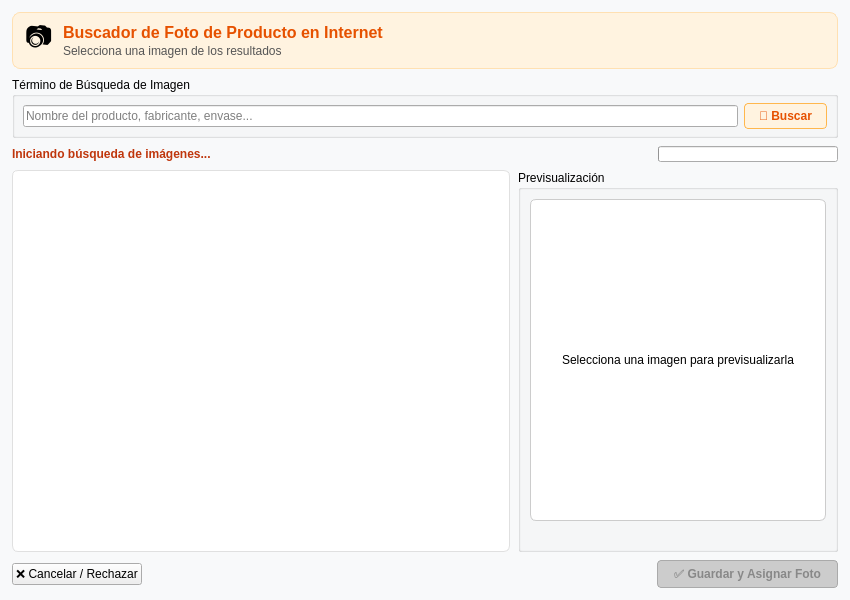
<?xml version="1.0" encoding="UTF-8"?>
<ui version="4.0">
 <class>DialogBuscarFotoInternet</class>
 <widget class="QDialog" name="DialogBuscarFotoInternet">
  <property name="geometry">
   <rect>
    <x>0</x>
    <y>0</y>
    <width>850</width>
    <height>600</height>
   </rect>
  </property>
  <property name="windowTitle">
   <string>Buscar Foto del Producto en Internet</string>
  </property>
  <property name="styleSheet">
   <string notr="true">QDialog { background-color: #f8f9fa; }</string>
  </property>
  <layout class="QVBoxLayout" name="verticalLayoutPrincipal">
   <property name="spacing">
    <number>8</number>
   </property>
   <property name="leftMargin">
    <number>12</number>
   </property>
   <property name="topMargin">
    <number>12</number>
   </property>
   <property name="rightMargin">
    <number>12</number>
   </property>
   <property name="bottomMargin">
    <number>12</number>
   </property>
   <item>
    <widget class="QFrame" name="frameCabecera">
     <property name="styleSheet">
      <string notr="true">QFrame#frameCabecera {
    background-color: #fff3e0;
    border: 1px solid #ffe0b2;
    border-radius: 8px;
    padding: 6px;
}</string>
     </property>
     <layout class="QHBoxLayout" name="horizontalLayoutCabecera">
      <property name="spacing">
       <number>10</number>
      </property>
      <property name="leftMargin">
       <number>6</number>
      </property>
      <property name="topMargin">
       <number>4</number>
      </property>
      <property name="rightMargin">
       <number>6</number>
      </property>
      <property name="bottomMargin">
       <number>4</number>
      </property>
      <item>
       <widget class="QLabel" name="labelIcono">
        <property name="maximumSize">
         <size>
          <width>32</width>
          <height>32</height>
         </size>
        </property>
        <property name="font">
         <font>
          <pointsize>20</pointsize>
         </font>
        </property>
        <property name="text">
         <string>📷</string>
        </property>
        <property name="alignment">
         <set>Qt::AlignmentFlag::AlignCenter</set>
        </property>
       </widget>
      </item>
      <item>
       <layout class="QVBoxLayout" name="verticalLayoutInfo">
        <property name="spacing">
         <number>2</number>
        </property>
        <item>
         <widget class="QLabel" name="labelTitulo">
          <property name="font">
           <font>
            <pointsize>12</pointsize>
            <bold>true</bold>
           </font>
          </property>
          <property name="styleSheet">
           <string notr="true">color: #e65100;</string>
          </property>
          <property name="text">
           <string>Buscador de Foto de Producto en Internet</string>
          </property>
         </widget>
        </item>
        <item>
         <widget class="QLabel" name="labelSubtitulo">
          <property name="styleSheet">
           <string notr="true">color: #555555;</string>
          </property>
          <property name="text">
           <string>Selecciona una imagen de los resultados</string>
          </property>
         </widget>
        </item>
       </layout>
      </item>
      <item>
       <spacer name="horizontalSpacerCabecera">
        <property name="orientation">
         <enum>Qt::Orientation::Horizontal</enum>
        </property>
        <property name="sizeHint" stdset="0">
         <size>
          <width>40</width>
          <height>20</height>
         </size>
        </property>
       </spacer>
      </item>
     </layout>
    </widget>
   </item>
   <item>
    <widget class="QGroupBox" name="groupBoxBusqueda">
     <property name="title">
      <string>Término de Búsqueda de Imagen</string>
     </property>
     <layout class="QHBoxLayout" name="horizontalLayoutBusqueda">
      <property name="spacing">
       <number>6</number>
      </property>
      <property name="leftMargin">
       <number>8</number>
      </property>
      <property name="topMargin">
       <number>6</number>
      </property>
      <property name="rightMargin">
       <number>8</number>
      </property>
      <property name="bottomMargin">
       <number>6</number>
      </property>
      <item>
       <widget class="QLineEdit" name="lineEditTermino">
        <property name="toolTip">
         <string>Texto utilizado para buscar imágenes del producto en internet</string>
        </property>
        <property name="placeholderText">
         <string>Nombre del producto, fabricante, envase...</string>
        </property>
       </widget>
      </item>
      <item>
       <widget class="QPushButton" name="pushButtonBuscar">
        <property name="styleSheet">
         <string notr="true">QPushButton {
    background-color: #fff3e0;
    color: #e65100;
    border: 1px solid #ffb74d;
    border-radius: 4px;
    padding: 5px 14px;
    font-weight: bold;
}
QPushButton:hover {
    background-color: #ffe0b2;
    border-color: #f57c00;
}
QPushButton:pressed {
    background-color: #ffcc80;
}</string>
        </property>
        <property name="text">
         <string>🔄 Buscar</string>
        </property>
        <property name="autoDefault">
         <bool>false</bool>
        </property>
       </widget>
      </item>
     </layout>
    </widget>
   </item>
   <item>
    <layout class="QHBoxLayout" name="horizontalLayoutProgreso">
     <property name="spacing">
      <number>6</number>
     </property>
     <item>
      <widget class="QLabel" name="labelEstado">
       <property name="font">
        <font>
         <bold>true</bold>
        </font>
       </property>
       <property name="styleSheet">
        <string notr="true">color: #bf360c;</string>
       </property>
       <property name="text">
        <string>Iniciando búsqueda de imágenes...</string>
       </property>
      </widget>
     </item>
     <item>
      <widget class="QProgressBar" name="progressBar">
       <property name="maximumSize">
        <size>
         <width>180</width>
         <height>16</height>
        </size>
       </property>
       <property name="value">
        <number>0</number>
       </property>
       <property name="textVisible">
        <bool>false</bool>
       </property>
      </widget>
     </item>
    </layout>
   </item>
   <item>
    <layout class="QHBoxLayout" name="horizontalLayoutContenido">
     <property name="spacing">
      <number>8</number>
     </property>
     <item>
      <widget class="QListWidget" name="listWidgetFotos">
       <property name="styleSheet">
        <string notr="true">QListWidget {
    background-color: #ffffff;
    border: 1px solid #e0e0e0;
    border-radius: 6px;
}
QListWidget::item {
    border: 2px solid transparent;
    border-radius: 6px;
    padding: 4px;
    margin: 2px;
}
QListWidget::item:hover {
    background-color: #fff3e0;
    border: 2px solid #ffb74d;
}
QListWidget::item:selected {
    background-color: #ffe0b2;
    border: 2px solid #e65100;
}</string>
       </property>
       <property name="movement">
        <enum>QListView::Movement::Static</enum>
       </property>
       <property name="flow">
        <enum>QListView::Flow::LeftToRight</enum>
       </property>
       <property name="isWrapping" stdset="0">
        <bool>true</bool>
       </property>
       <property name="resizeMode">
        <enum>QListView::ResizeMode::Adjust</enum>
       </property>
       <property name="spacing">
        <number>6</number>
       </property>
       <property name="viewMode">
        <enum>QListView::ViewMode::IconMode</enum>
       </property>
      </widget>
     </item>
     <item>
      <widget class="QGroupBox" name="groupBoxPreview">
       <property name="minimumSize">
        <size>
         <width>280</width>
         <height>0</height>
        </size>
       </property>
       <property name="maximumSize">
        <size>
         <width>320</width>
         <height>16777215</height>
        </size>
       </property>
       <property name="title">
        <string>Previsualización</string>
       </property>
       <layout class="QVBoxLayout" name="verticalLayoutPreview">
        <property name="spacing">
         <number>6</number>
        </property>
        <item>
         <widget class="QLabel" name="labelPreviewGrande">
          <property name="sizePolicy">
           <sizepolicy hsizetype="Expanding" vsizetype="Expanding">
            <horstretch>0</horstretch>
            <verstretch>0</verstretch>
           </sizepolicy>
          </property>
          <property name="minimumSize">
           <size>
            <width>250</width>
            <height>250</height>
           </size>
          </property>
          <property name="styleSheet">
           <string notr="true">QLabel {
    background-color: #ffffff;
    border: 1px solid #cccccc;
    border-radius: 6px;
}</string>
          </property>
          <property name="text">
           <string>Selecciona una imagen para previsualizarla</string>
          </property>
          <property name="alignment">
           <set>Qt::AlignmentFlag::AlignCenter</set>
          </property>
          <property name="wordWrap">
           <bool>true</bool>
          </property>
         </widget>
        </item>
        <item>
         <widget class="QLabel" name="labelDetalleFoto">
          <property name="styleSheet">
           <string notr="true">color: #666666; font-size: 11px;</string>
          </property>
          <property name="text">
           <string/>
          </property>
          <property name="alignment">
           <set>Qt::AlignmentFlag::AlignCenter</set>
          </property>
          <property name="wordWrap">
           <bool>true</bool>
          </property>
         </widget>
        </item>
       </layout>
      </widget>
     </item>
    </layout>
   </item>
   <item>
    <layout class="QHBoxLayout" name="horizontalLayoutBotones">
     <property name="spacing">
      <number>8</number>
     </property>
     <item>
      <widget class="QPushButton" name="pushButtonCancelar">
       <property name="text">
        <string>❌ Cancelar / Rechazar</string>
       </property>
       <property name="autoDefault">
        <bool>false</bool>
       </property>
      </widget>
     </item>
     <item>
      <spacer name="horizontalSpacerBotones">
       <property name="orientation">
        <enum>Qt::Orientation::Horizontal</enum>
       </property>
       <property name="sizeHint" stdset="0">
        <size>
         <width>40</width>
         <height>20</height>
        </size>
       </property>
      </spacer>
     </item>
     <item>
      <widget class="QPushButton" name="pushButtonAceptar">
       <property name="enabled">
        <bool>false</bool>
       </property>
       <property name="styleSheet">
        <string notr="true">QPushButton {
    background-color: #2e7d32;
    color: white;
    border: 1px solid #1b5e20;
    border-radius: 4px;
    padding: 6px 16px;
    font-weight: bold;
}
QPushButton:hover {
    background-color: #388e3c;
}
QPushButton:pressed {
    background-color: #1b5e20;
}
QPushButton:disabled {
    background-color: #cccccc;
    border-color: #aaaaaa;
    color: #888888;
}</string>
       </property>
       <property name="text">
        <string>✅ Guardar y Asignar Foto</string>
       </property>
       <property name="autoDefault">
        <bool>true</bool>
       </property>
       <property name="default">
        <bool>true</bool>
       </property>
      </widget>
     </item>
    </layout>
   </item>
  </layout>
 </widget>
 <resources/>
 <connections/>
</ui>
